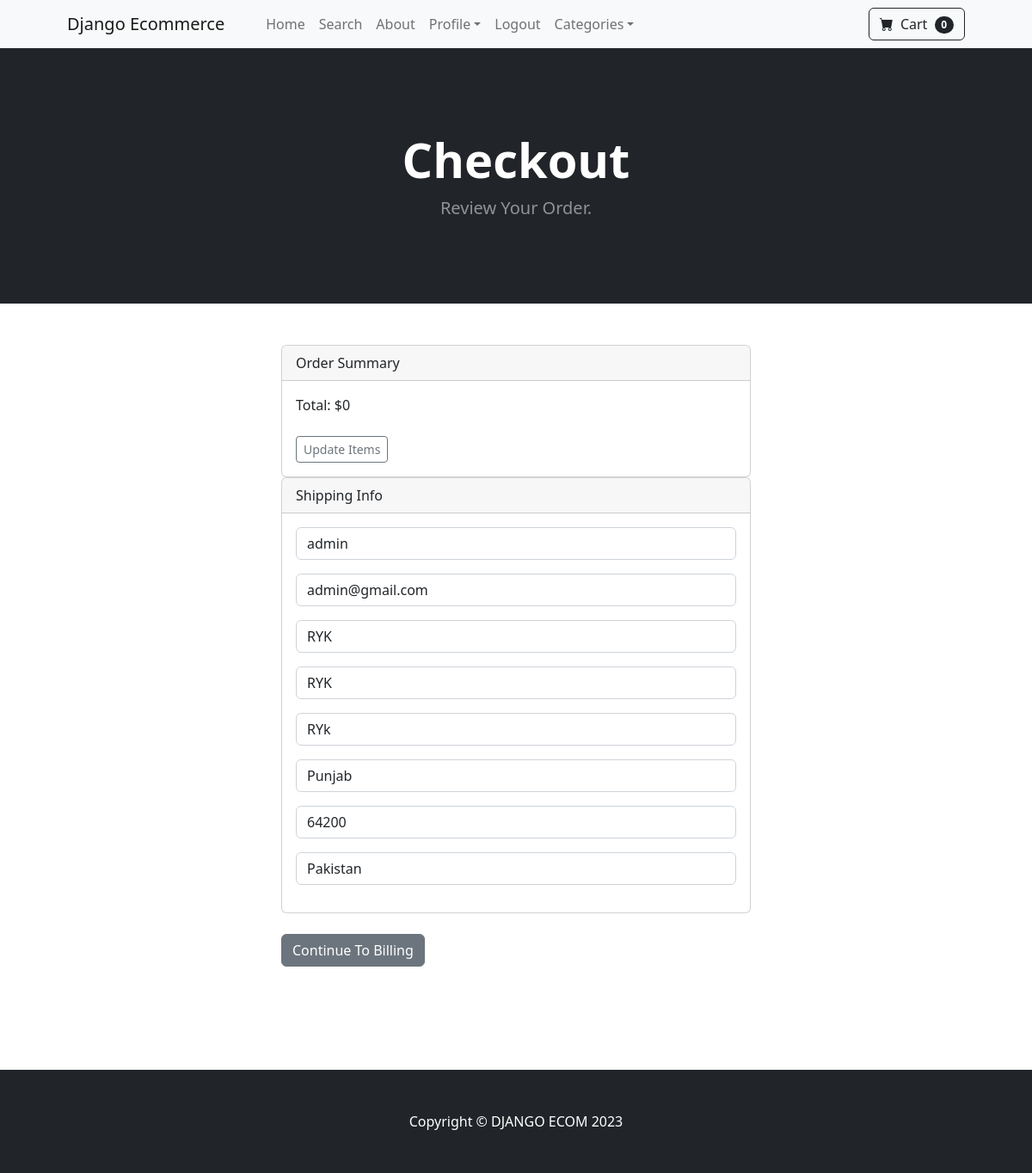
Before: /payment/checkout/ (signed in) with the older database file.
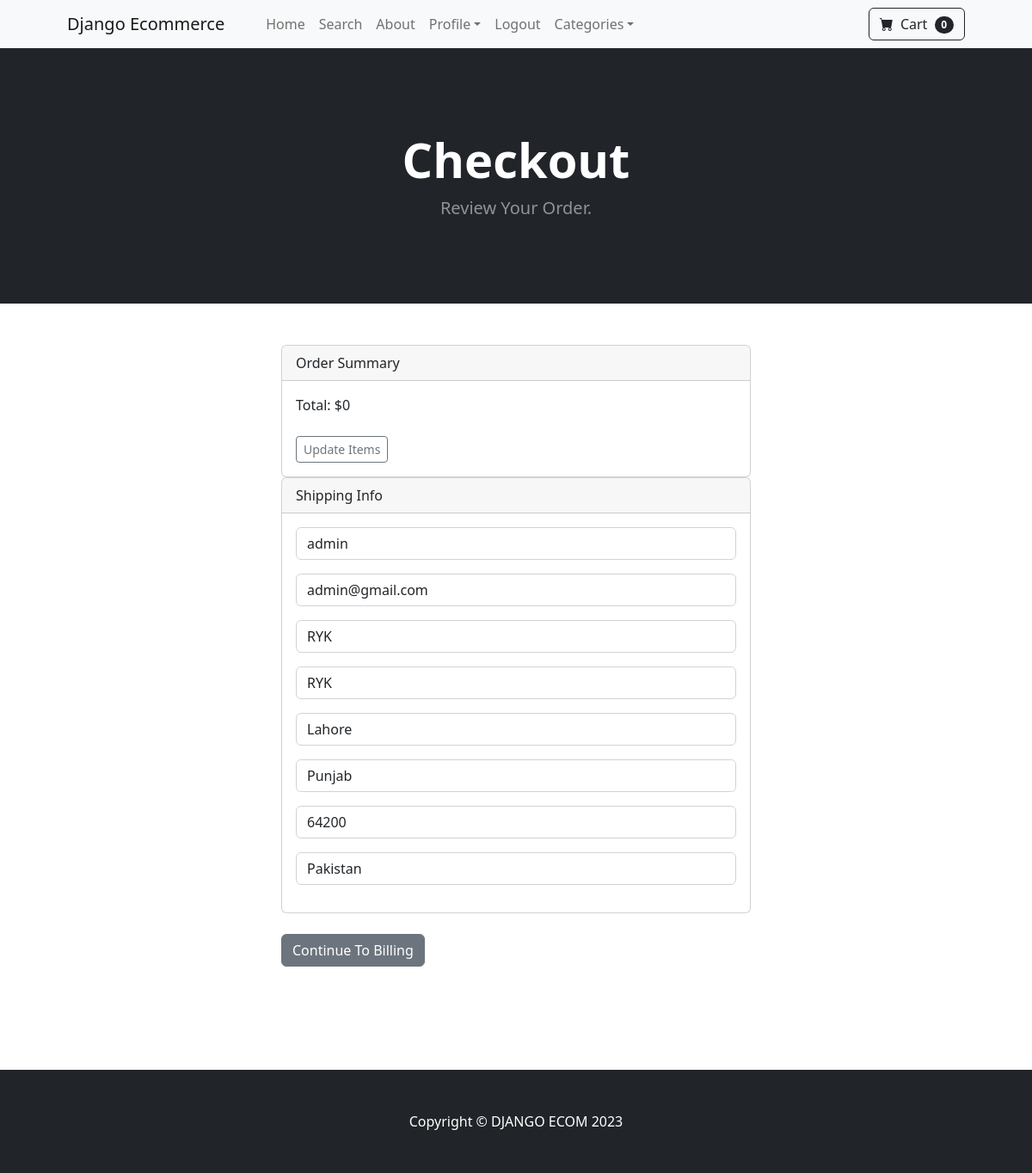
After: the same page with the newer database file.
### payment/models.py (models this page shows, shortened)
class ShippingAddress(models.Model):
	user = models.ForeignKey(User, on_delete=models.CASCADE, null=True, blank=True)
	shipping_full_name = models.CharField(max_length=255)
	shipping_email = models.CharField(max_length=255)
	shipping_address1 = models.CharField(max_length=255)
	shipping_address2 = models.CharField(max_length=255, null=True, blank=True)
	shipping_city = models.CharField(max_length=255)
	shipping_state = models.CharField(max_length=255, null=True, blank=True)
	shipping_zipcode = models.CharField(max_length=255, null=True, blank=True)
	shipping_country = models.CharField(max_length=255)
	class Meta:
		verbose_name_plural = "Shipping Address"

### payment/views.py (the view)
# urls.py: path('checkout/', views.checkout, name='checkout'),
def checkout(request):
	cart = Cart(request)
	cart_products = cart.get_prods
	quantities = cart.get_quants
	totals = cart.cart_total()
	if request.user.is_authenticated:
		shipping_user = ShippingAddress.objects.get(user__id=request.user.id)
		shipping_form = ShippingForm(request.POST or None, instance=shipping_user)
		return render(request, "payment/checkout.html", {"cart_products":cart_products, "quantities":quantities, "totals":totals, "shipping_form":shipping_form })
	else:
		shipping_form = ShippingForm(request.POST or None)
		return render(request, "payment/checkout.html", {"cart_products":cart_products, "quantities":quantities, "totals":totals, "shipping_form":shipping_form})

### cart/cart.py (called while the page is built, shortened)
	def __len__(self):
		return len(self.cart)

	def get_prods(self):
		product_ids = self.cart.keys()
		products = Product.objects.filter(id__in=product_ids)
		return products

	def cart_total(self):
		product_ids = self.cart.keys()
		products = Product.objects.filter(id__in=product_ids)
		quantities = self.cart
		total = 0
		return total

### cart/context_processors.py (called while the page is built)
def cart(request):
	return {'cart': Cart(request)}

### payment/templates/payment/checkout.html (shortened to what this page needs)
{% extends 'base.html' %} {% block content %}
<header class="bg-dark py-5">
  <div class="container px-4 px-lg-5 my-5">
    <div class="text-center text-white">
      <h1 class="display-4 fw-bolder">Checkout</h1>
      <p class="lead fw-normal text-white-50 mb-0">Review Your Order.</p>
    </div>
  </div>
</header>
<br />
<br />
<div class="container">
  <div class="row">
    <div class="col-md-6 offset-md-3">
      <div class="card">
        <div class="card-header">Order Summary</div>
        <div class="card-body">
            Total:  ${{ totals }}
            <br/><br/>
            <a href="{% url 'cart_summary' %}" class="btn btn-sm btn-outline-secondary">Update Items</a>
        </div>
      </div>
      <div class="card">
          <div class="card-header">
            Shipping Info
          </div>
          <div class="card-body">
            {{ shipping_form.as_p }}
          </div>
      </div>
      <br/>
      <button type="submit" class="btn btn-secondary">
        Continue To Billing
      </button>
    </div>
  </div>
</div>
<br />
<br />
<br />
<br />
<br />
{% endblock %}

### store/templates/base.html (shortened to what this page needs)
{% load static %}
<!DOCTYPE html>
<html lang="en">
  <head>
    <link
      href="https://cdn.jsdelivr.net/npm/bootstrap-icons@1.5.0/font/bootstrap-icons.css"
      rel="stylesheet"
    />
    <link href="{% static 'css/styles.css' %}" rel="stylesheet" />
  </head>
  <body>
    {%include 'navbar.html'%}  {%block content%} {%endblock%}
    <footer class="py-5 bg-dark">
      <div class="container">
        <p class="m-0 text-center text-white">
          Copyright &copy; DJANGO ECOM 2023
        </p>
      </div>
    </footer>
  </body>
</html>

### store/templates/navbar.html (shortened to what this page needs)
<nav class="navbar navbar-expand-lg navbar-light bg-light">
  <div class="container px-4 px-lg-5">
    <a class="navbar-brand" href="{% url 'home'%}">Django Ecommerce</a>
    <div class="collapse navbar-collapse" id="navbarSupportedContent">
      <ul class="navbar-nav me-auto mb-2 mb-lg-0 ms-lg-4">
        <li class="nav-item">
          <a class="nav-link" aria-current="page" href="{% url 'home'%}"
            >Home</a
          >
        </li>
        <li class="nav-item">
          <a class="nav-link" aria-current="page" href="{% url 'search' %}"
            >Search</a
          >
        </li>
        <li class="nav-item">
          <a class="nav-link" href="{% url 'about'%}">About</a>
        </li>
        {%if user.is_authenticated %}
        <li class="nav-item dropdown">
          <a
            class="nav-link dropdown-toggle"
            id="navbarDropdown"
            href="#"
            role="button"
            data-bs-toggle="dropdown"
            aria-expanded="false"
            >Profile</a
          >
        </li>
        <li class="nav-item">
          <a class="nav-link" href="{% url 'logout' %}">Logout</a>
        </li>
        {%endif%}
        <li class="nav-item dropdown">
          <a
            class="nav-link dropdown-toggle"
            id="navbarDropdown"
            href="#"
            role="button"
            data-bs-toggle="dropdown"
            aria-expanded="false"
            >Categories</a
          >
        </li>
      </ul>
      <form class="d-flex">
        <a href="{%url 'cart_summary'%}" class="btn btn-outline-dark">
          <i class="bi-cart-fill me-1"></i>
          Cart
          <span
            class="badge bg-dark text-white ms-1 rounded-pill"
            id="cart_quantity"
            >{{cart|length}}</span
          ></a
        >
      </form>
    </div>
  </div>
</nav>

Changed rows visible on the page:
changed ShippingAddress "admin": shipping_city "RYk" → "Lahore"
